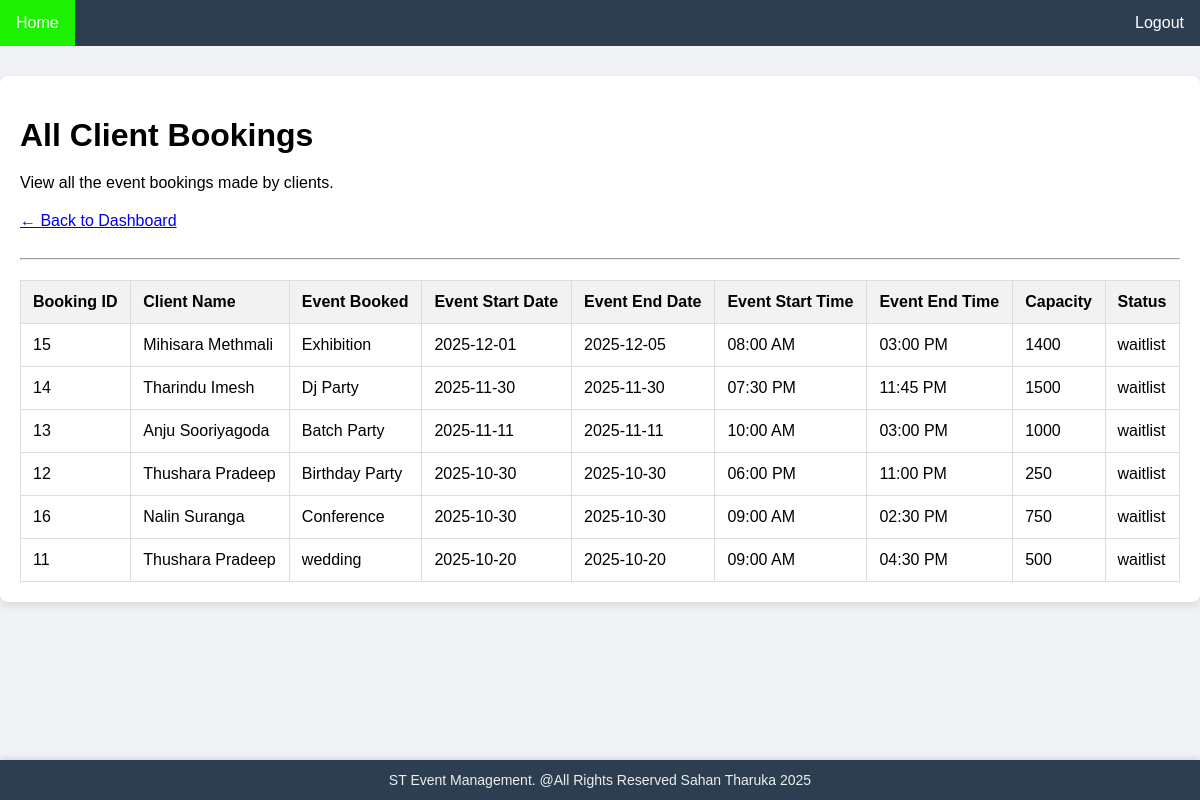
Page /view-bookings.php (signed in) on the committed database.
### tables this page shows
CREATE TABLE IF NOT EXISTS `bookings` (
  `booking_id` int UNSIGNED NOT NULL AUTO_INCREMENT,
  `client_id` int UNSIGNED NOT NULL,
  `event_id` int UNSIGNED NOT NULL,
  `booking_date` timestamp NOT NULL DEFAULT CURRENT_TIMESTAMP,
  `booking_status` enum('confirmed','cancelled','waitlist') NOT NULL DEFAULT 'confirmed',
  PRIMARY KEY (`booking_id`),
  KEY `idx_bookings_client` (`client_id`),
  KEY `idx_bookings_event` (`event_id`)
);

CREATE TABLE IF NOT EXISTS `clients` (
  `client_id` int UNSIGNED NOT NULL AUTO_INCREMENT,
  `client_name` varchar(100) NOT NULL,
  `contact_no` varchar(20) DEFAULT NULL,
  `email_address` varchar(150) DEFAULT NULL,
  `address` varchar(200) DEFAULT NULL,
  `password` varchar(255) DEFAULT NULL,
  `created_at` timestamp NOT NULL DEFAULT CURRENT_TIMESTAMP,
  PRIMARY KEY (`client_id`),
  UNIQUE KEY `email_address` (`email_address`)
);

CREATE TABLE IF NOT EXISTS `events` (
  `event_id` int UNSIGNED NOT NULL AUTO_INCREMENT,
  `event_name` varchar(150) NOT NULL,
  `event_date` date NOT NULL,
  `end_date` date DEFAULT NULL,
  `start_time` time DEFAULT NULL,
  `end_time` time DEFAULT NULL,
  `event_status` enum('scheduled','completed','cancelled','pending') NOT NULL DEFAULT 'pending',
  `event_description` text,
  `venue_id` int UNSIGNED NOT NULL,
  `staff_id` int UNSIGNED NOT NULL,
  `max_attendees` int DEFAULT NULL,
  `created_at` timestamp NOT NULL DEFAULT CURRENT_TIMESTAMP,
  PRIMARY KEY (`event_id`),
  KEY `idx_events_venue` (`venue_id`),
  KEY `idx_events_staff` (`staff_id`)
);

### view-bookings.php (the view, shortened to what this page needs)
<?php
include_once 'header.php';
require_once 'includes/dbconnection.php';
?>
<div class="page-container" style="max-width: 1200px; margin: 30px auto; padding: 20px; background-color: #fff; border-radius: 8px; box-shadow: 0 4px 8px rgba(0,0,0,0.1);">
    <h1>All Client Bookings</h1>
    <p style="margin-bottom: 20px;">View all the event bookings made by clients.</p>
    <a href="staff.php" style="display:inline-block; margin-bottom: 20px;">&larr; Back to Dashboard</a>
    <hr style="margin-bottom: 20px;">
    <table style="width:100%; border-collapse: collapse; margin-top: 20px;">
        <thead style="background-color: #f2f2f2;">
            <tr>
                <th style="padding: 12px; border: 1px solid #ddd; text-align: left;">Booking ID</th>
                <th style="padding: 12px; border: 1px solid #ddd; text-align: left;">Client Name</th>
                <th style="padding: 12px; border: 1px solid #ddd; text-align: left;">Event Booked</th>
                <th style="padding: 12px; border: 1px solid #ddd; text-align: left;">Event Start Date</th>
                <th style="padding: 12px; border: 1px solid #ddd; text-align: left;">Event End Date</th>
                <th style="padding: 12px; border: 1px solid #ddd; text-align: left;">Event Start Time</th>
                <th style="padding: 12px; border: 1px solid #ddd; text-align: left;">Event End Time</th>
                <th style="padding: 12px; border: 1px solid #ddd; text-align: left;">Capacity</th>
                <th style="padding: 12px; border: 1px solid #ddd; text-align: left;">Status</th>
            </tr>
        </thead>
        <tbody>
            <?php
            $sql = "SELECT
                        bookings.booking_id, bookings.booking_status,
                        clients.client_name,
                        events.event_name, events.event_date, events.end_date, events.start_time, events.end_time, events.max_attendees
                    FROM bookings
                    JOIN clients ON bookings.client_id = clients.client_id
                    JOIN events ON bookings.event_id = events.event_id
                    ORDER BY events.event_date DESC";
            $result = $conn->query($sql);
            if ($result->num_rows > 0) {
                while($row = $result->fetch_assoc()) {
                    echo "<tr>";
                    echo "<td style='padding: 12px; border: 1px solid #ddd;'>" . htmlspecialchars($row['booking_id']) . "</td>";
                    echo "<td style='padding: 12px; border: 1px solid #ddd;'>" . htmlspecialchars($row['client_name']) . "</td>";
                    echo "<td style='padding: 12px; border: 1px solid #ddd;'>" . htmlspecialchars($row['event_name']) . "</td>";
                    echo "<td style='padding: 12px; border: 1px solid #ddd;'>" . htmlspecialchars($row['event_date']) . "</td>";
                    $end_date = !empty($row['end_date']) ? htmlspecialchars($row['end_date']) : 'N/A';
                    echo "<td style='padding: 12px; border: 1px solid #ddd;'>" . $end_date . "</td>";
                    $start_time = !empty($row['start_time']) ? date('h:i A', strtotime($row['start_time'])) : 'N/A';
                    $end_time = !empty($row['end_time']) ? date('h:i A', strtotime($row['end_time'])) : 'N/A';
                    echo "<td style='padding: 12px; border: 1px solid #ddd;'>" . $start_time . "</td>";
                    echo "<td style='padding: 12px; border: 1px solid #ddd;'>" . $end_time . "</td>";
                    echo "<td style='padding: 12px; border: 1px solid #ddd;'>" . htmlspecialchars($row['max_attendees']) . "</td>";
                    echo "<td style='padding: 12px; border: 1px solid #ddd;'>" . htmlspecialchars($row['booking_status']) . "</td>";
                    echo "</tr>";
                }
            } else {
                echo "<tr><td colspan='9' style='padding: 12px; border: 1px solid #ddd; text-align: center;'>No bookings found yet.</td></tr>";
            }
            ?>
        </tbody>
    </table>
</div>
<?php
    include_once 'footer.php';
?>

### header.php (style rules this page uses)
body { font-family:sans-serif;margin:0;padding:0;background-color:#f0f2f5; }
.page-container { max-width:1100px;margin:30px auto;padding:20px;background-color:#fff;border-radius:8px;box-shadow:0 4px 8px rgba(0,0,0,0.1); }
.form-container h1, .page-container h1, .page-container h2 { margin-bottom:20px; }

### rows in the picture
bookings: booking_id "15", client.client_name "Mihisara Methmali", event.event_name "Exhibition", event.event_date "2025-12-01", event.end_date "2025-12-05", event.start_time "08:00 AM", event.end_time "03:00 PM", event.max_attendees "1400", booking_status "waitlist"
bookings: booking_id "14", client.client_name "Tharindu Imesh", event.event_name "Dj Party", event.event_date "2025-11-30", event.end_date "2025-11-30", event.start_time "07:30 PM", event.end_time "11:45 PM", event.max_attendees "1500", booking_status "waitlist"
bookings: booking_id "13", client.client_name "Anju Sooriyagoda", event.event_name "Batch Party", event.event_date "2025-11-11", event.end_date "2025-11-11", event.start_time "10:00 AM", event.end_time "03:00 PM", event.max_attendees "1000", booking_status "waitlist"
bookings: booking_id "12", client.client_name "Thushara Pradeep", event.event_name "Birthday Party", event.event_date "2025-10-30", event.end_date "2025-10-30", event.start_time "06:00 PM", event.end_time "11:00 PM", event.max_attendees "250", booking_status "waitlist"
bookings: booking_id "16", client.client_name "Nalin Suranga", event.event_name "Conference", event.event_date "2025-10-30", event.end_date "2025-10-30", event.start_time "09:00 AM", event.end_time "02:30 PM", event.max_attendees "750", booking_status "waitlist"
bookings: booking_id "11", client.client_name "Thushara Pradeep", event.event_name "wedding", event.event_date "2025-10-20", event.end_date "2025-10-20", event.start_time "09:00 AM", event.end_time "04:30 PM", event.max_attendees "500", booking_status "waitlist"
